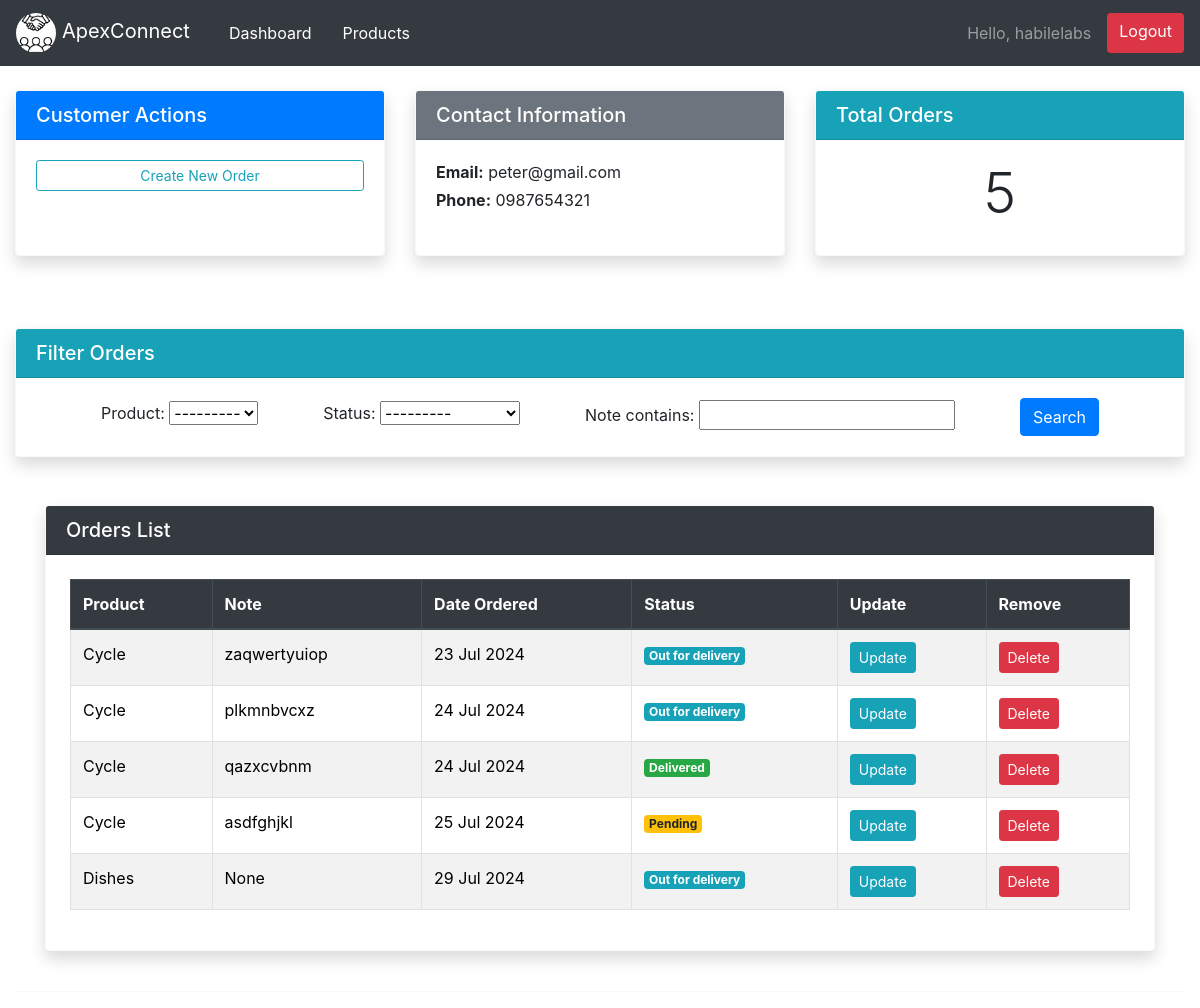
The page /customer/2/ (signed in) on the database its author committed.
### accounts/models.py (models this page shows, shortened)
class Customer(models.Model):
    user = models.OneToOneField(User, null=True, on_delete=models.CASCADE)
    name = models.CharField(max_length=200, null=True)
    phone = models.CharField(max_length=200, null=True)
    email = models.CharField(max_length=200, null=True)
    address = models.CharField(max_length=200, null=True)
    date_created = models.DateTimeField(auto_now_add=True, null=True)

class Order(models.Model):
    STATUS = (
        ("Pending", "Pending"),
        ("Out for delivery", "Out for delivery"),
        ("Delivered", "Delivered"),
    )
    customer = models.ForeignKey(Customer, null=True, on_delete=models.SET_NULL)
    product = models.ForeignKey(Product, null=True, on_delete=models.SET_NULL)
    date_created = models.DateTimeField(auto_now_add=True, null=True)
    status = models.CharField(max_length=200, null=True, choices=STATUS)
    note = models.CharField(max_length=1000, null=True)

class Product(models.Model):
    CATEGORY = (
        ("Indoor", "Indoor"),
        ("Out Door", "Out Door"),
    )
    name = models.CharField(max_length=200, null=True)
    price = models.FloatField(null=True)
    category = models.CharField(max_length=200, null=True, choices=CATEGORY)
    desc = models.CharField(max_length=200, null=True, blank=True)
    date_created = models.DateTimeField(auto_now_add=True, null=True)
    tags = models.ManyToManyField(Tag)
    def __str__(self):
        return self.name

### accounts/decorators.py (the view)
        def wrapper_func(request, *args, **kwargs):
            group = None
            if request.user.groups.exists():
                group = request.user.groups.all()[0].name
            if group in allowed_roles:
                return view_func(request, *args, **kwargs)
            else:
                return HttpResponse("You are not authorized to view this page.")

### accounts/views.py (called while the page is built)
@login_required(login_url="login")
@allowed_users(allowed_roles=["Admin"])
def customer(request, pk_test):
    customer = Customer.objects.get(id=pk_test)
    orders = customer.order_set.all()
    orders_count = orders.count()
    myFilter = OrderFilter(request.GET, queryset=orders)
    orders = myFilter.qs
    context = {
        "customer": customer,
        "orders": orders,
        "orders_count": orders_count,
        "myFilter": myFilter,
    }
    return render(request, "accounts/customer.html", context)

### accounts/templates/accounts/customer.html (shortened to what this page needs)
{% extends "accounts/main.html" %} {% block content %}
<br />
<div class="row mb-4">
  <div class="col-md-4 mb-4 d-flex">
    <div class="card shadow border-light flex-fill">
      <div class="card-header bg-primary text-white">
        <h5 class="mb-0">Customer Actions</h5>
      </div>
      <div class="card-body">
        <a
          class="btn btn-outline-info btn-sm btn-block"
          href="{% url 'create_order' customer.id %}"
        >
          Create New Order
        </a>
      </div>
    </div>
  </div>
  <div class="col-md-4 mb-4 d-flex">
    <div class="card shadow border-light flex-fill">
      <div class="card-header bg-secondary text-white">
        <h5 class="mb-0">Contact Information</h5>
      </div>
      <div class="card-body">
        <p class="mb-1"><strong>Email:</strong> {{ customer.email }}</p>
        <p class="mb-0"><strong>Phone:</strong> {{ customer.phone }}</p>
      </div>
    </div>
  </div>
  <div class="col-md-4 mb-4 d-flex">
    <div class="card shadow border-light flex-fill">
      <div class="card-header text-white bg-info">
        <h5 class="mb-0">Total Orders</h5>
      </div>
      <div class="card-body text-center">
        <h1 class="display-4">{{ orders_count }}</h1>
      </div>
    </div>
  </div>
</div>
<br />
<div class="row mb-4">
  <div class="col-md-12">
    <div class="card shadow border-light">
      <div class="card-header bg-info text-white">
        <h5 class="mb-0">Filter Orders</h5>
      </div>
      <div class="card-body">
        <form
          method="get"
          class="d-flex flex-row align-items-center justify-content-evenly"
        >
          {{ myFilter.form }}
          <button class="btn btn-primary" type="submit">Search</button>
        </form>
      </div>
    </div>
  </div>
</div>
<br />
<div class="container">
  <div class="row">
    <div class="col-md-12 mb-4">
      <div class="card shadow border-light">
        <div class="card-header bg-dark text-white">
          <h5 class="mb-0">Orders List</h5>
        </div>
        <div class="card-body p-4">
          <table class="table table-hover table-striped table-bordered">
            <thead class="thead-dark">
              <tr>
                <th>Product</th>
                <th>Note</th>
                <th>Date Ordered</th>
                <th>Status</th>
                <th>Update</th>
                <th>Remove</th>
              </tr>
            </thead>
            <tbody>
              {% for order in orders %}
              <tr>
                <td>{{ order.product }}</td>
                <td>{{ order.note }}</td>
                <td>{{ order.date_created|date:"d M Y" }}</td>
                <td>
                  {% if order.status == "Delivered" %}
                  <span class="badge badge-success">Delivered</span>
                  {% elif order.status == "Pending" %}
                  <span class="badge badge-warning">Pending</span>
                  {% else %}
                  <span class="badge badge-info">Out for delivery</span>
                  {% endif %}
                </td>
                <td>
                  <a
                    class="btn btn-sm btn-info"
                    href="{% url 'update_order' order.id %}"
                    >Update</a
                  >
                </td>
                <td>
                  <a
                    class="btn btn-sm btn-danger"
                    href="{% url 'delete_order' order.id %}"
                    >Delete</a
                  >
                </td>
              </tr>
              {% endfor %}
            </tbody>
          </table>
        </div>
      </div>
    </div>
  </div>
</div>
{% endblock content%}

### accounts/templates/accounts/navbar.html (shortened to what this page needs)
{% load static %}
<link
  rel="stylesheet"
  href="https://stackpath.bootstrapcdn.com/bootstrap/4.5.2/css/bootstrap.min.css"
/>
<nav class="navbar navbar-expand-lg navbar-dark bg-dark">
  <a class="navbar-brand" href="#">
    <img
      src="{% static 'images/image.png' %}"
      alt="ApexConnect Logo"
      style="height: 40px; border-radius: 50%"
    />
    ApexConnect
  </a>
  <div class="collapse navbar-collapse" id="navbarNav">
    <ul class="navbar-nav mr-auto">
      {% if request.user.is_staff %}
      <li class="nav-item active">
        <a class="nav-link" href="{% url 'home' %}">Dashboard</a>
      </li>
      <li class="nav-item active">
        <a class="nav-link" href="{% url 'products' %}">Products</a>
      </li>
      {% endif %}
    </ul>
    <div class="navbar-nav ml-auto">
      <span class="navbar-text hello-msg"
        >Hello, {{ request.user.username }}</span
      >
      <a
        class="btn btn-logout ml-3"
        href="{% url 'logout' %}"
        onclick="logoutFromAllTabs()"
        >Logout</a
      >
    </div>
  </div>
</nav>

### static/css/main.css (style rules this page uses)
body { background-color: #ebeff5; }

### accounts/templates/accounts/navbar.html (style rules this page uses)
.navbar-nav .nav-item { margin-left: 15px; }
.navbar-nav .nav-link { font-size: 16px; }
.hello-msg { color: #fff; font-size: 16px; margin-left: 20px; }
.btn-logout { background-color: #dc3545; color: white; border: none; }

### rows shown on the page
Customer: email "peter@gmail.com", phone "0987654321"
Order: product "Cycle", note "zaqwertyuiop", date_created "23 Jul 2024", status "Out for delivery"
Order: product "Cycle", note "plkmnbvcxz", date_created "24 Jul 2024", status "Out for delivery"
Order: product "Cycle", note "qazxcvbnm", date_created "24 Jul 2024", status "Delivered"
Order: product "Cycle", note "asdfghjkl", date_created "25 Jul 2024", status "Pending"
Order: product "Dishes", note "None", date_created "29 Jul 2024", status "Out for delivery"

### other values the page prints
{{ request.user.username }} "habilelabs"
{{ orders_count }} "5"
